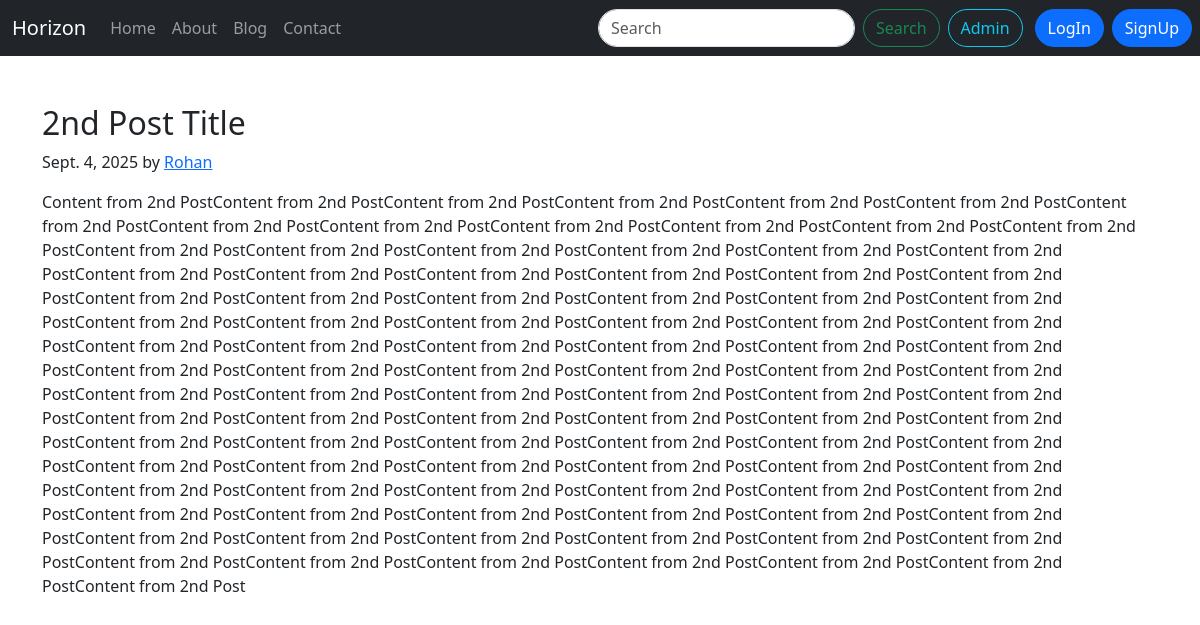
The page /blog/second-post on the database its author committed.
### blog/models.py (models this page shows, shortened)
class Post(models.Model):
    sno = models.AutoField(primary_key=True)
    title = models.CharField(max_length=255)
    content = models.TextField()
    author = models.CharField(max_length=50)
    slug = models.CharField(max_length=130, default='')
    timestamp = models.DateTimeField(default=timezone.now, blank=True)

### blog/views.py (the view)
# urls.py: path('<str:slug>', views.blogPost, name='blogPost'),
def blogPost(request, slug):
    post = Post.objects.filter(slug=slug).first()
    return render(request, 'blog/blogPost.html', {'post' : post})

### templates/blog/blogPost.html (shortened to what this page needs)
{% extends "base.html" %}
{% block body %}
<div class="container my-5">
    <div class="blog-post">
        <h2 class="blog-post-title">{{post.title}}</h2>
        <p class="blog-post-meta">{{post.timestamp.date}} by <a href="{% url 'about' %}">{{post.author}}</a></p>
        <p>{{post.content}}</p>
    </div>
</div>
{% endblock body %}

### rows shown on the page
Post: title "2nd Post Title", timestamp "Sept. 4, 2025", author "Rohan", content "Content from 2nd PostContent from 2nd PostContent from 2nd PostContent from 2nd PostContent from 2nd PostContent from 2nd PostContent from 2nd PostContent from 2nd PostContent from 2nd PostContent from 2nd PostContent from 2nd PostContent from 2nd PostContent from 2nd PostContent from 2nd PostContent from 2nd PostContent from 2nd PostContent from 2nd PostContent from 2nd PostContent from 2nd PostContent from 2nd PostContent from 2nd PostContent from 2nd PostContent from 2nd PostContent from 2nd PostContent from 2nd PostContent from 2nd PostContent from 2nd PostContent from 2nd PostContent from 2nd PostContent from 2nd PostContent from 2nd PostContent from 2nd PostContent from 2nd…"
